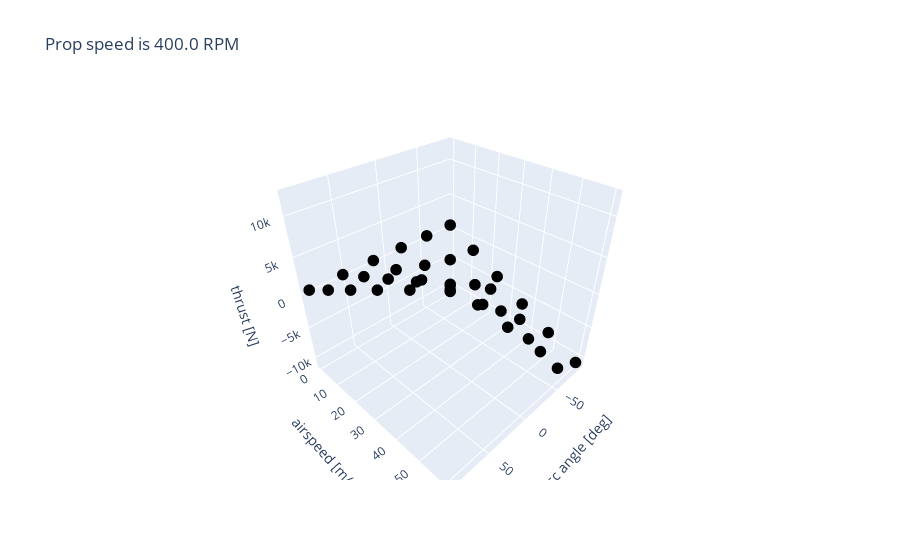

Here is the notebook cell this chart was saved with:
### Markdown cell above
**At this stage, it is probably worthwhile to see what the data looks like**

*Note:* that this data and the trends are made up, the trends are also made up

### Code cell
rpms = np.unique(lf_data_df.propspeed.to_numpy())
rpm = rpms[0]
plot_trend_df = lf_data_df[lf_data_df.propspeed == rpm]

fig = go.Figure(
    data=[
        go.Scatter3d(
            x=plot_trend_df.discangle,
            y=plot_trend_df.airspeed,
            z=plot_trend_df.load,
            mode="markers",
            marker=dict(
                color="black", size=4),
        )
    ]
)

fig.update_layout(
    scene=dict(
        xaxis_title="disc angle [deg]",
        yaxis_title="airspeed [m/s]",
        zaxis_title="thrust [N]",
    ),
    title=f"Prop speed is {rpm} RPM",
)

### Figure 1 — Plotly figure (JSON) as saved in the notebook; plotly's stock layout.template omitted (floating-point values rounded to 4 significant figures)
{"data": [{"marker": {"color": "black", "size": 4}, "mode": "markers", "type": "scatter3d", "x": [-90, -90, -90, -90, -90, -90, -54, -54, -54, -54, -54, -54, -18, -18, -18, -18, -18, -18, 18.0, 18.0, 18.0, 18.0, 18.0, 18.0, 54, 54, 54, 54, 54, 54, 90, 90, 90, 90, 90, 90], "y": [0, 12, 24, 36.0, 48, 60, 0, 12, 24, 36.0, 48, 60, 0, 12, 24, 36.0, 48, 60, 0, 12, 24, 36.0, 48, 60, 0, 12, 24, 36.0, 48, 60, 0, 12, 24, 36.0, 48, 60], "z": [640.0, -1664.0, -3968.0, -6272.0, -8576.0, -10880.0, 640.0, -1224.0, -3088.0, -4952.0, -6816.0, -8680.0, 640.0, -71.98, -784.0, -1496.0, -2208.0, -2920.0, 640.0, 1352.0, 2064.0, 2776.0, 3488.0, 4200.0, 640.0, 2504.0, 4368.0, 6232.0, 8096.0, 9960.0, 640.0, 2944.0, 5248.0, 7552.0, 9856.0, 12160.0]}], "layout": {"scene": {"xaxis": {"title": {"text": "disc angle [deg]"}}, "yaxis": {"title": {"text": "airspeed [m/s]"}}, "zaxis": {"title": {"text": "thrust [N]"}}}, "title": {"text": "Prop speed is 400.0 RPM"}}}
